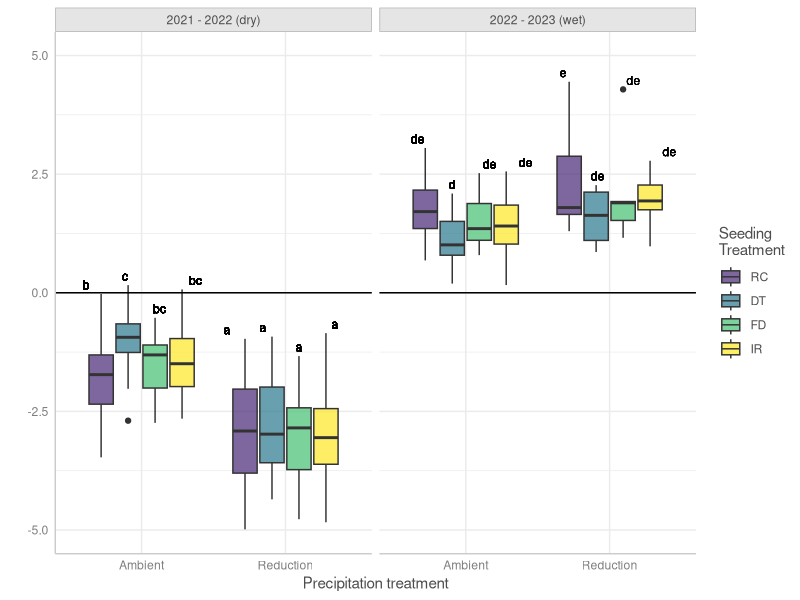
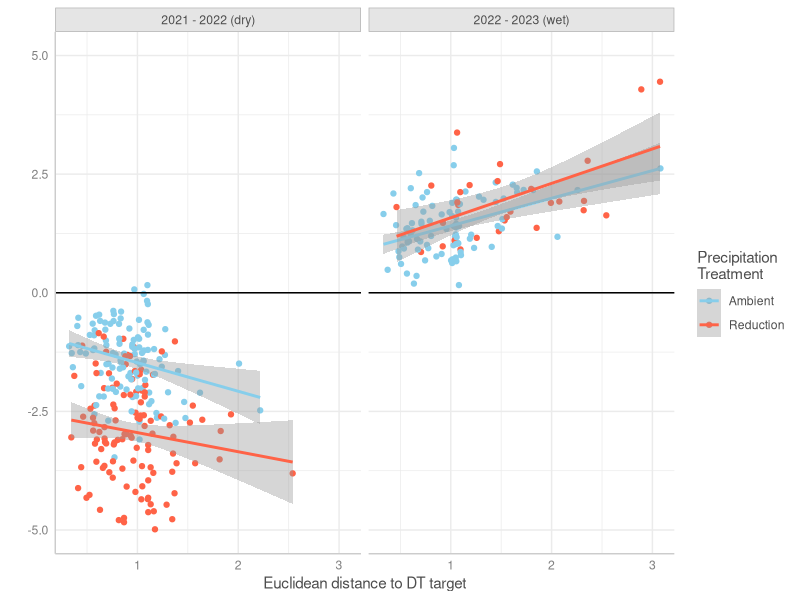
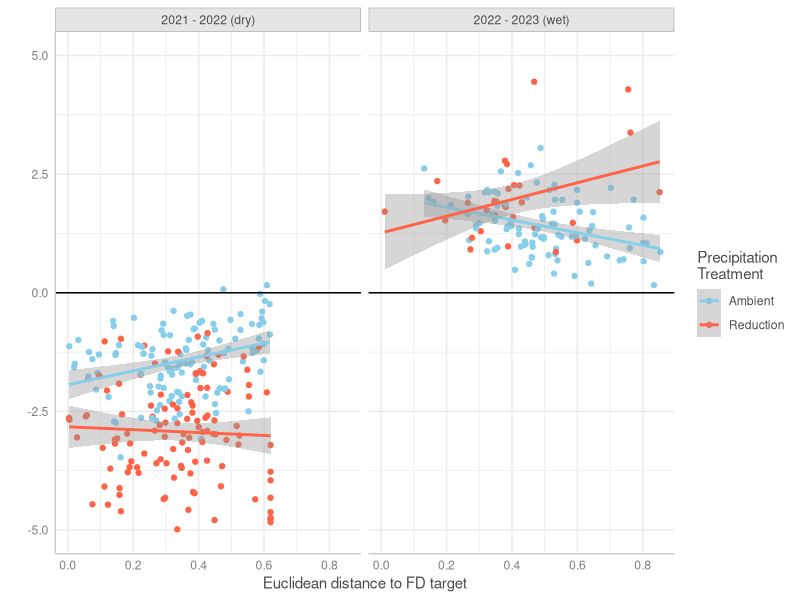
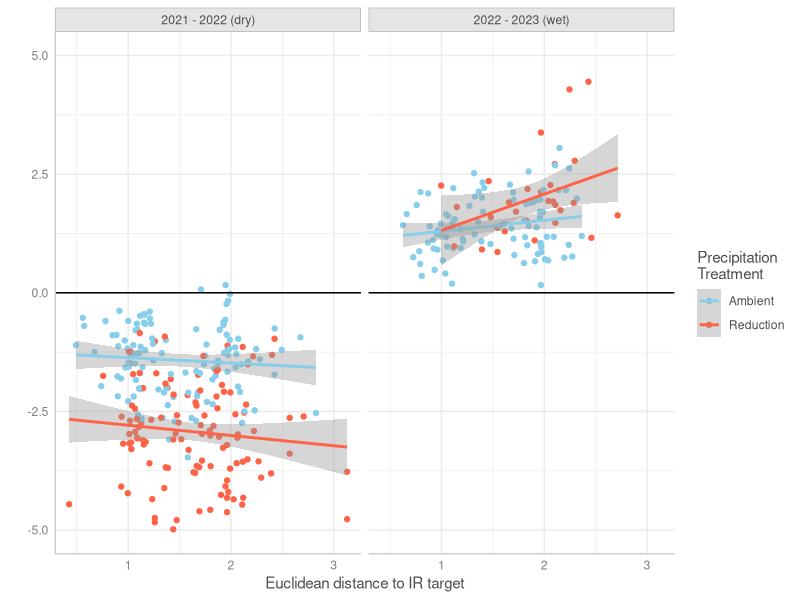

These charts were generated, in order, by the following R code: (Note: this script raises an error after producing the figures.)
#### Analysis of drought treatments, WY 
#### how does drought effect native species in the different seeded communities? and
#### with our distance from targets?
#### Are DT communities more tolerant of drought than random? than FD? 
#### Are communities with more DT-target traits more tolerant of drought?

## packages
library(tidyverse)
library(lme4)
library(lmerTest)
library(ggeffects)

## read in all data and clean to create master dataframe
comp.wy <- read.csv("data/comp_wy_plot.csv") # Wyoming species comp data 
comp.wy <- comp.wy %>% filter(year != "2020") #remove pre-treatment data
#correct factor columns
comp.wy <- comp.wy %>% select(-drought)
comp.wy$year<-as.factor(comp.wy$year)
comp.wy$trt <- as.factor(comp.wy$trt)
comp.wy$block <- as.factor(comp.wy$block)
comp.wy <- comp.wy %>% mutate(trt = str_replace(trt, "^r$", "rand")) #make r match rand in cwm df

cwm.wy <- read.csv("data/cwm_wy(plot).csv")# Wyoming CWM data
cwm.wy$year <- as.factor(cwm.wy$year)
#make new sequence column
cwm.wy <- cwm.wy %>% mutate(yrorder = ifelse(year=="2021","1",
                                             ifelse(year=="2022","2",
                                                    ifelse(year=="2023","3","0"))))
cwm.wy$yrorder <- as.numeric(cwm.wy$yrorder)
#add plot ID column (but give NA to target/predicted communities)
cwm.wy <- cwm.wy %>% 
  mutate(plot = paste(block, trt, year, sep = "."))
cwm.wy <- cwm.wy %>% filter(year != "0") #remove predicted/target communities

cwm.wy <- cwm.wy %>% select(-c(rootdiam,veg)) #remove CWM rootdiam column to avoid confusion
cwmFD <- read.csv("data/cwm_raoq_wy(plot).csv") #add FD for traits that need it (rootdiam/veg)
cwmFD <- cwmFD %>% select(block,trt,year,drought,rootdiam,veg, full) #only columns we need
cwm.wy <- merge(cwm.wy,cwmFD, all.x=T)

# combine to master df (remove spp columns for now)
allwy <- merge(comp.wy[,-c(5:60)],cwm.wy, by=c("year","trt","block"))
allwy$trt <- as.factor(allwy$trt)

# also combine CWM_distances dataframe to master df 
wydist <- read.csv("data/cwm_maxdistances_wy(plot).csv")
#break apart distances ID to make wider and merge together
wydist <- separate(wydist, trt.b.y, into = c("trt", "block", "year"), sep = "\\.")
wydist <- wydist %>% mutate(trt = str_replace(trt, "^r$", "rand")) #make r match rand in cwm df

allwy <- merge(allwy,wydist, by=c("year","trt","block"), all.x=T)
allwy$trt <- as.factor(allwy$trt)
allwy$block <- as.factor(allwy$block)
allwy$year <- as.factor(allwy$year)
#allwy$subplot <- as.factor(allwy$subplot)
allwy$drought <- as.factor(allwy$drought)

### how many WY 2022+2023 data need to be dropped from CWM calculations 
subvalid <- comp.wy %>% group_by(block,trt,year) %>%
  mutate(propnative = nativecov.plot/totcov.plot*100) %>% 
  filter(propnative < 80)
table(subvalid$year)
(17+132)/(512*3)*100 # only 10% total observation to remove
allwy <- allwy %>% 
  mutate(propnative = nativecov.plot/totcov.plot*100)

## Ensure levels are correctly compared in models
allwy$trt <- relevel(allwy$trt, ref = "rand") #make random communities the reference level
allwy$drought <- relevel(allwy$drought, ref = "cntl") #make ambient precip the reference level
#for visuals
droughtcolswy <- c("cntl"="skyblue", "drt"="tomato") #create variable for color

#### remove all plots where CWM could not be validly calculated
suballwy <- allwy %>% filter(propnative >= 80)

#attach previous years cover as a column to calculate response ratio  
grate21 <- suballwy %>% filter(year=="2021")
grate21 <- grate21 %>% select(c(block,trt,nativecov.plot))
colnames(grate21) <- c("block", "trt","covprevyr")
grate21$year <- "2022"
grate22 <- suballwy %>% filter(year=="2022")
grate22 <- grate22 %>% select(c(block,trt,nativecov.plot))
colnames(grate22) <- c("block", "trt","covprevyr")
grate22$year <- "2023"
forgrate <- bind_rows(grate21,grate22)
wydat <- merge(suballwy, forgrate, all.x=T)

#find annual growth rate
wydat <- wydat %>% mutate(growrate = nativecov.plot/covprevyr)
wydat$log.gr <- log(wydat$growrate) 
wydatno21 <- wydat %>% filter(year!="2021")
#testnoD <- testno %>% filter(drought=="cntl")

#model
summary(trtmod<-lmer(log.gr~trt*drought*year+ (1|block), wydatno21))
summary(dtmod <- lmer(log.gr~distdt*drought*year+ (1|block), wydatno21))
summary(fdmod <- lmer(log.gr~distfd*drought*year+ (1|block), wydatno21))
summary(irmod <- lmer(log.gr~distir*drought*year+ (1|block), wydatno21))

#anova(lmer(log.gr~distdt*trt*distfd*drought*year+ (1|block), testno))


#### Making plots
## create label names for facets used in all plots:
labelnames.wy <- c('2022' = "2021 - 2022 (dry)",
                   '2023' = "2022 - 2023 (wet)")

## ~ seeding treatment
#create letters for plotting:
library(emmeans)
# Step 1: Get the emmeans for the interaction of trt, drought, and year
emm_trt <- emmeans(trtmod, ~ trt * drought * year)
## # Step 2: Obtain pairwise contrasts for the interaction
## contrast_trt <- contrast(emm_trt, method = "pairwise")
# Step 2: Generate the compact letter display using multcomp::cld
letters <- multcomp::cld(emm_trt, alpha = 0.05, Letters = letters, adjust = "tukey")
# Step 3: Convert the results to a data frame
letters_df <- as.data.frame(letters)
# Step 4: Create a temporary data frame with the desired y-position for plotting
dttemp2 <- wydatno21 %>%
  group_by(drought, trt, year) %>%
  summarise(yposition = max(log.gr, na.rm=T), .groups = 'drop')
# Step 5: Merge the letter results with the y-position data
dttemp2 <- merge(letters_df, dttemp2, by = c("drought", "trt","year"))
# Merge with the original data to get the final dataset
dttemp3 <- merge(wydatno21, dttemp2, by = c("drought", "trt", "year"), all = TRUE)

#plot:
dissboxwy <- ggplot(dttemp3, aes(y=log.gr,x=drought,fill=trt))+
  geom_boxplot()+
  geom_text(aes(y=yposition,label = .group), 
            position = position_dodge(width = 1), 
            vjust = -0.5,
            size=3)+
  scale_x_discrete(labels = c("Ambient", "Reduction"))+
  ylim(c(-5,5))+
  #scale_fill_manual(values = c("#482576B3","#2A788EB3","#43BF71B3"),
  #                  labels = c("RC","DT","FD"))+ #viridis::viridis(4, option="D",begin = .1, end = 1, alpha = 0.7)
  scale_fill_viridis_d(option = "D", begin = .1, end = 1, alpha = 0.7,
                      labels = c("RC","DT","FD","IR"))+
  facet_wrap(~year,scales="fixed", labeller = as_labeller(labelnames.wy))+
  geom_hline(yintercept =0,col="black")+
  labs(y=" ", fill="Seeding 
Treatment", x = "Precipitation treatment")+
  theme_ggeffects()

## ~ distance to DT traits
distdtwy <- ggplot(wydatno21, aes(y=log.gr,x=distdt,col=drought))+
  geom_point()+
  geom_smooth(method = "lm")+
  scale_color_manual(values=droughtcolswy, labels = c("Ambient", "Reduction"))+
  facet_wrap(~year, labeller = as_labeller(labelnames.wy))+
  labs(y=" ", x="Euclidean distance to DT target", col="Precipitation 
Treatment")+
  ylim(c(-5,5))+
  geom_hline(yintercept =0,col="black")+
  #geom_image(x=0, y=0 label=element_text("🎯"))+
  #stat_cor(label.y = c(c(3,3.5),c(-2.5,-2.6)))+
  #geom_hline(yintercept =0,col="black")+
  theme_ggeffects()

## ~ distance to IR traits
distirwy <- ggplot(wydatno21, aes(y=log.gr,x=distir,col=drought))+
  geom_point()+
  geom_smooth(method = "lm")+
  scale_color_manual(values=droughtcolswy, labels = c("Ambient", "Reduction"))+
  facet_wrap(~year, labeller = as_labeller(labelnames.wy))+
  labs(y=" ", x="Euclidean distance to IR target", col="Precipitation 
Treatment")+
  ylim(c(-5,5))+
  geom_hline(yintercept =0,col="black")+
  #stat_cor(label.y = c(c(3,3.5),c(-2.5,-2.6)))+
  #geom_hline(yintercept =0,col="black")+
  theme_ggeffects()

## ~ distance to FD traits
#wydatno21 <- wydatno21 %>% mutate(grass= ifelse(graminoid >= .51, "grassy","forby"))
distfdwy <- ggplot(wydatno21, aes(y=log.gr,x=distfd,col=drought))+
  geom_point()+
  geom_smooth(method = "lm")+
  scale_color_manual(values=droughtcolswy, labels = c("Ambient", "Reduction"))+
  facet_grid(~year, labeller = as_labeller(labelnames.wy))+
  labs(y=" ", x="Euclidean distance to FD target", col="Precipitation 
Treatment")+
  ylim(c(-5,5))+
  geom_hline(yintercept =0,col="black")+
  #stat_cor(label.y = c(c(3,3.5),c(-2.5,-2.6)))+
  #geom_hline(yintercept =0,col="black")+
  theme_ggeffects()

# distrwy <- ggplot(testno, aes(y=log.gr,x=distr,col=drought))+
#   geom_point(aes(y=log.gr,x=distr,col=drought, shape=year))+
#   geom_smooth(method = "lm")+
#   scale_color_manual(values=droughtcolswy)+
#   facet_wrap(~year)+
#   labs(y=" ", x="")+
#   geom_hline(yintercept =0,col="black")+
#   stat_cor(geom = "label",label.y = c(c(3,3.5),c(-2.5,-2.6)))+
#   #geom_te
#   #geom_hline(yintercept =0,col="black")+
#   theme_ggeffects()

hist(test$log.gr)

difflsmeans(m3.ca, at = list(distdt = 0.58))


#### combined figures
library(ggpubr)
wyfigtop <- ggarrange(dissboxwy,distdtwy, 
                      common.legend = T, legend = "right",
                      labels = c("a","b"),label.x = .05)
wyfigbottom <-ggarrange(distfdwy,distirwy, 
                        common.legend = T, legend = "right",
                        labels = c("c","d"),label.x = .05)
wyfigdrought <- ggarrange(wyfigtop,wyfigbottom, nrow=2)
wyfigdrought <- annotate_figure(wyfigdrought,
                                left="Annual growth rate")


tiff("figures/droughtfigwy.tiff", res=400, height = 5,width =8, "in",compression = "lzw")
wyfigdrought
dev.off()

tiff("figures/ESAfig3.tiff", res=400, height = 6,width =8, "in",compression = "lzw")
wyfigdrought
dev.off()

dissfig1 <-ggarrange(dissboxwy,distdtwy,distfdwy,distirwy, 
                     common.legend = F, legend = "right")
dissfig2 <- annotate_figure(dissfig1, bottom = "Euclidean distance to drought tolerant CWM targets")

#### for ESA pres
ESAdissfig1 <-ggarrange(dissboxwy,distdtwy, 
                     common.legend = T, legend = "right")
ESAdissfig2 <- annotate_figure(ESAdissfig1, bottom = "Euclidean distance to drought tolerant CWM targets")




library(ggpubr)
dissfig1 <-ggarrange(dissboxwy,dissboxca, common.legend = T, legend = "right")
dissfig2 <-ggarrange(wyplotdiss, caplotdiss, common.legend = T,legend = "right")
dissfig2 <- annotate_figure(dissfig2, bottom = "Euclidean distance to drought tolerant CWM targets")
dissfig <-ggarrange(dissfig1,dissfig2, nrow=2)
testfig <- annotate_figure(dissfig, left = "log(annual growth rate)", top = "WY                                                    CA")
################################################################

#####output of models as formatted tables:
library(lme4)
library(broom.mixed)
library(knitr)
library(kableExtra)

model_summary <- tidy(dtmod)

# Separate fixed and random effects
fixed_effects <- model_summary %>% filter(effect == "fixed")
random_effects <- model_summary %>% filter(effect == "ran_pars")

# Adjusting Terms to be More Descriptive
fixed_effects <- fixed_effects %>%
  mutate(term = recode(term,
                       `(Intercept)` = "Intercept",
                       `trt1` = "Treatment 1",
                       `trt2` = "Treatment 2",
                       `trt3` = "Treatment 3",
                       `drought1` = "Drought Level 1",
                       `drought2` = "Drought Level 2",
                       `year1` = "Year 1",
                       `year2` = "Year 2"))

random_effects <- random_effects %>%
  mutate(term = recode(term,
                       `(Intercept)` = "Intercept"))

# Combine fixed and random effects with proper column names
fixed_effects <- fixed_effects %>%
  select(term, estimate, std.error, statistic, p.value) %>%
  mutate(effect_type = "Fixed Effect")

random_effects <- random_effects %>%
  select(term, estimate, std.error) %>%
  mutate(statistic = NA, p.value = NA, effect_type = "Random Effect")

# Rename columns to be more descriptive
colnames(fixed_effects) <- c("Term", "Estimate", "Std. Error", "Statistic", "P-value", "Effect Type")
colnames(random_effects) <- c("Term", "Estimate", "Std. Error", "Statistic", "P-value", "Effect Type")

# Combine both into one dataframe
combined_effects <- bind_rows(fixed_effects, random_effects)

# Create the table
table<-kable(combined_effects, caption = "Summary of Linear Mixed-Effects Model", digits = 3) %>%
  kable_styling(bootstrap_options = c("striped", "hover", "condensed", "responsive"),full_width = F, position = "left")

# Save the table as HTML
save_kable(table, "model_summaryirca.doc")
